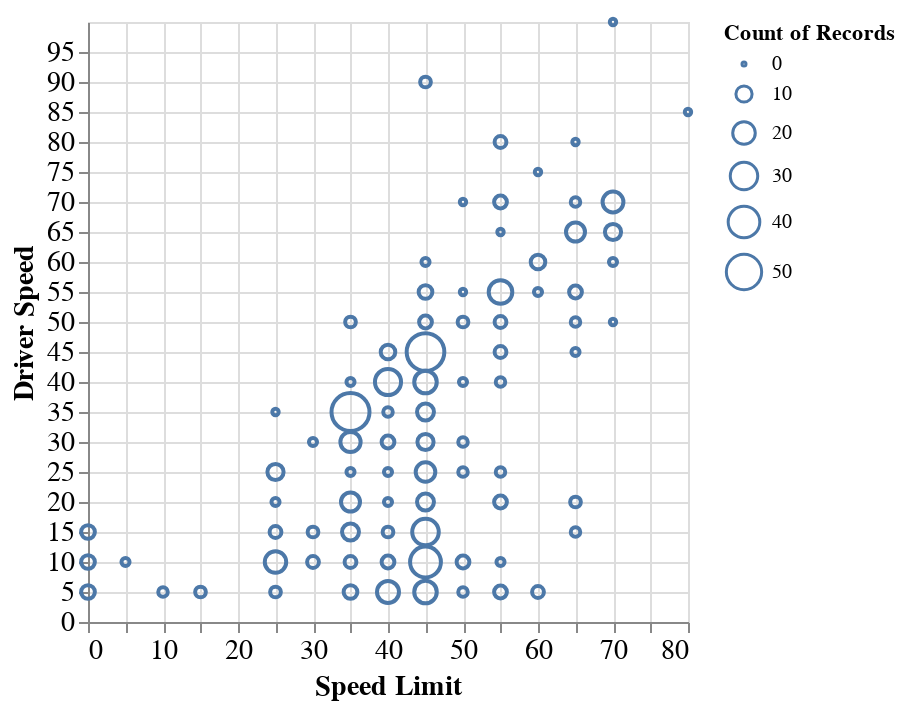

The cell this chart's notebook holds for it:
### Markdown cell above
## Visualizations

All visualizations referenced and explained in the text. Visualizations are complete, including appropriate title, axis labels, etc. Visualizations are annotated appropriately (note: not all visualizations need annotations).

### Code cell
# travel speed vs speed limit ########################################################################
def point_plot(df):

    # Reduce size of dataframe by only including relevant columns
    columns=['TRAV_SP_1_bins', 'VSPD_LIM_1']
    df = df[columns]

    bars = alt.Chart(df).mark_point().encode(
    y=alt.Y('TRAV_SP_1_bins:Q',  axis=alt.Axis(values=list(range(0, 100, 5))), title='Driver Speed'),
    x=alt.X('VSPD_LIM_1:Q', axis=alt.Axis(values=list(range(0, 100, 5))), title='Speed Limit'),
    size=alt.Size('TRAV_SP_1_bins', aggregate='count')
    ).properties(
        width=300,
        height=300
    ).configure_axis(
        labelFontSize=14,
        titleFontSize=14
    )
    return bars
        
point_plot(df_merged)

### Figure 1 — Vega-Lite specification as saved in the notebook (floating-point values rounded to 4 significant figures; data arrays with more than 128 entries replaced by an {"elided": "..."} marker saying what was removed)
{"config": {"view": {"continuousWidth": 300, "continuousHeight": 300}, "axis": {"labelFontSize": 14, "titleFontSize": 14}}, "data": {"name": "data-cc708e3d18650128731bcc2c668fbf16"}, "mark": {"type": "point"}, "encoding": {"size": {"aggregate": "count", "field": "TRAV_SP_1_bins", "sort": [5, 10, 15, 20, 25, 30, 35, 40, 45, 50, 55, 60, 65, 70, 75, 80, 85, 90, 95, 100], "type": "ordinal"}, "x": {"axis": {"values": [0, 5, 10, 15, 20, 25, 30, 35, 40, 45, 50, 55, 60, 65, 70, 75, 80, 85, 90, 95]}, "field": "VSPD_LIM_1", "title": "Speed Limit", "type": "quantitative"}, "y": {"axis": {"values": [0, 5, 10, 15, 20, 25, 30, 35, 40, 45, 50, 55, 60, 65, 70, 75, 80, 85, 90, 95]}, "field": "TRAV_SP_1_bins", "title": "Driver Speed", "type": "quantitative"}}, "height": 300, "width": 300, "$schema": "https://vega.github.io/schema/vega-lite/v5.8.0.json", "datasets": {"data-cc708e3d18650128731bcc2c668fbf16": {"elided": "3409 records"}}}
